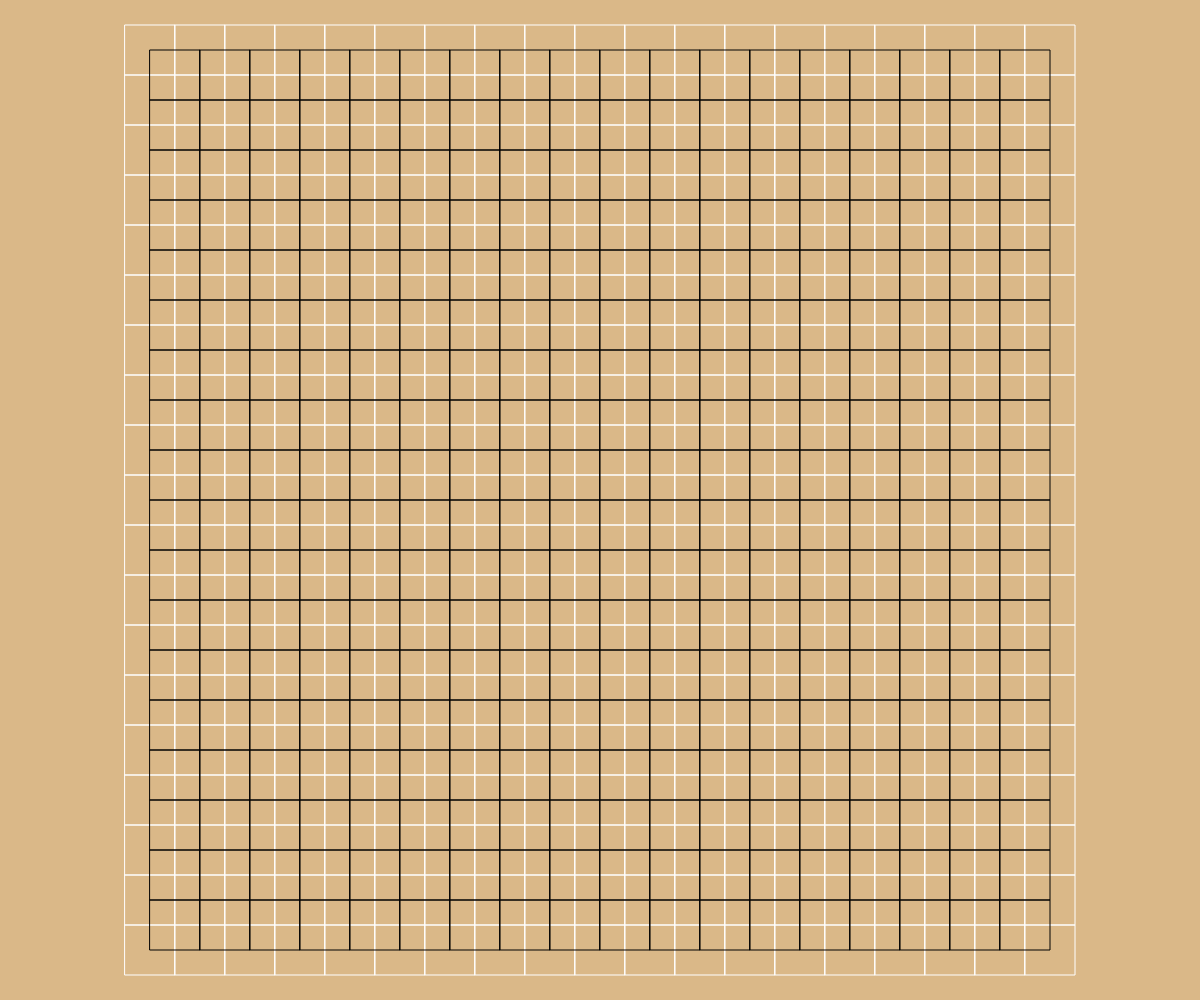
Frame 1 (no input)
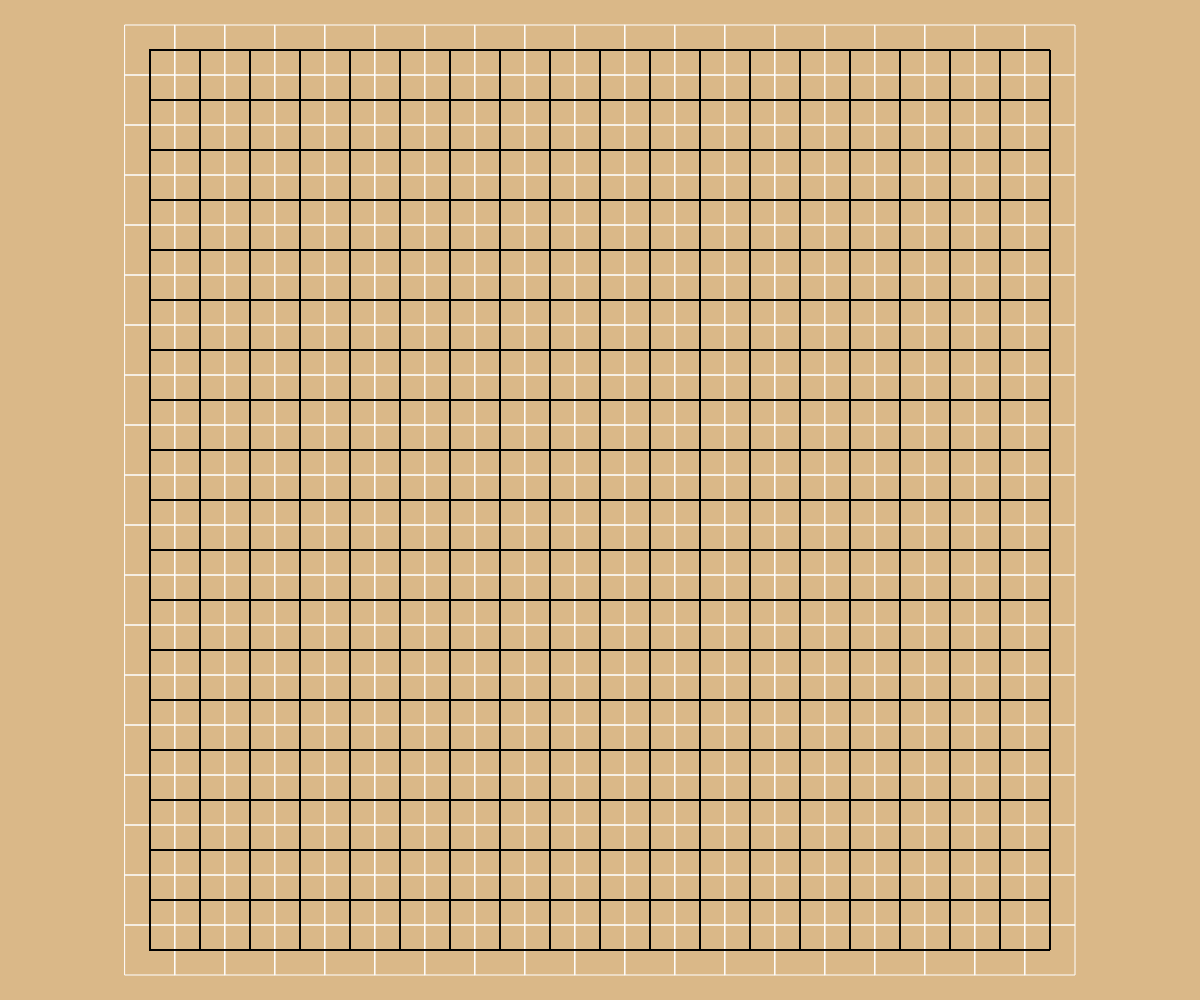
Frame 60 (no input)
Frame 120 (the mouse pressed at the canvas centre since frame 60): identical to frame 60, image omitted

The p5.js sketch that drew these frames (run headless with seeded random() and noise() and a simulated clock; from frame 60 on, the mouse is pressed at the canvas centre):

// p5.js sketch
// ── sketch.js
// Gomoku
// 10/1/2020 - 

let cellSize;
const BOARDDIMENSION = 18; // visable grid displayed on the board
const PLAYDIMENSION = 19; // invisable grid to place pieces on

let centerBoardX;
let centerBoardY;
let centerPlayX;
let centerPlayY;

let board = [];

function setup() {
  createCanvas(windowWidth, windowHeight);
  background(218, 184, 136); //Wooden board color

  if (windowWidth <= windowHeight) {
    cellSize = windowWidth / 20;
  }
  else {
    cellSize = windowHeight / 20;
  }
  
  //determining the padding distance to center the grid
  centerBoardX = (windowWidth - cellSize * BOARDDIMENSION) /2;
  centerBoardY = (windowHeight - cellSize * BOARDDIMENSION) /2;

  // determining the padding distance is center the playing grid
  centerPlayX = (windowWidth - cellSize * PLAYDIMENSION) /2;
  centerPlayY = (windowHeight - cellSize * PLAYDIMENSION) /2;
  
  generatePlayBoard();

}

function draw() {
  displayBoard();
}

function displayBoard() {
  for (let x = 0; x < BOARDDIMENSION; x ++) {
    for (let y = 0; y < BOARDDIMENSION; y ++) {
      stroke(0);
      noFill();
      square(cellSize * x + centerBoardX, cellSize * y + centerBoardY, cellSize);
    }
  }
}

function generatePlayBoard() {
  for (let x = 0; x < PLAYDIMENSION; x ++) {
    board.push([]);
    for (let y = 0; y < PLAYDIMENSION; y ++) {
      stroke(255);
      noFill();
      square(cellSize * x + centerPlayX, cellSize * y + centerPlayY, cellSize);
      board[x].push(0);
    }
  }
  return board;
}

function mousePressed() {
  // corX and corY adjusting for the centered grid
  let corX = floor(mouseX/cellSize - centerPlayX/cellSize); 
  let corY = floor(mouseY/cellSize - centerPlayY/cellSize);
  placeMarker(corX, corY);
  console.log(corX, corY);
}

function placeMarker(x, y) {
  if (board[x][y] === 0) {
    board[x][y] = 1;
  }
  circle(board[x]/2, board[y]/2, cellSize/3);
  return board;
}
